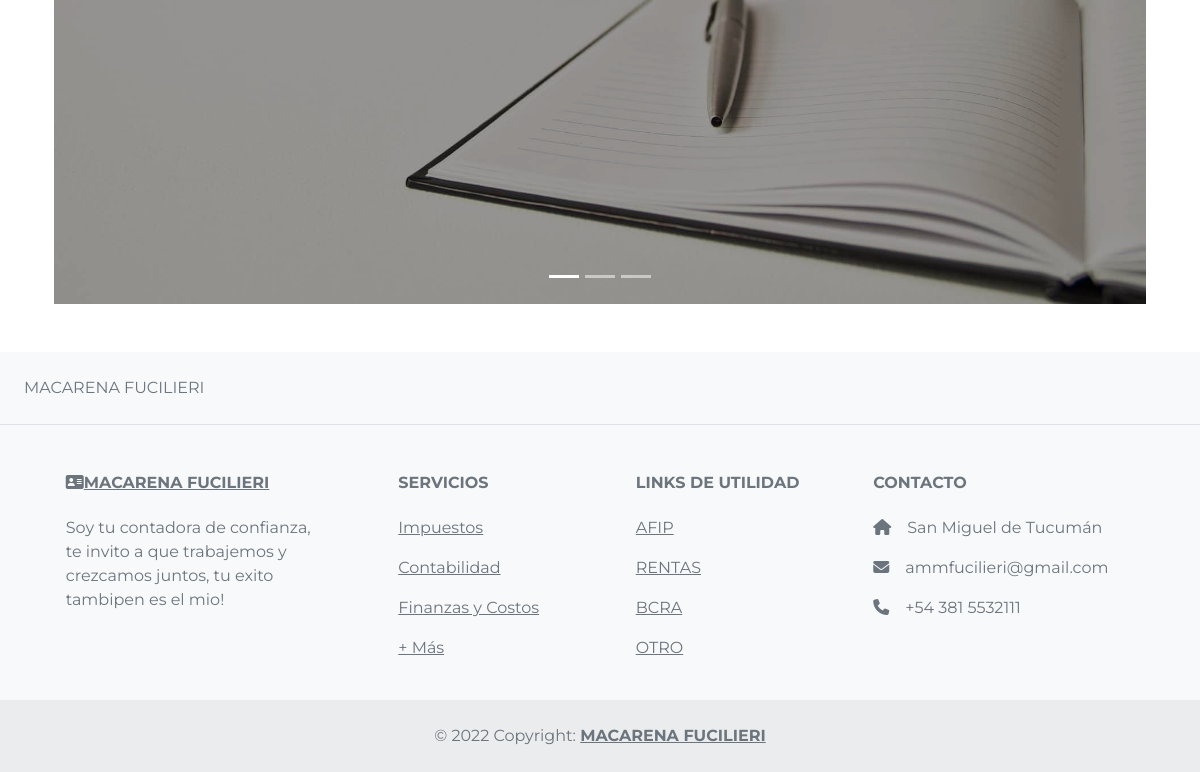
/servicios/ (lower part), run on an earlier commit of the app's database.
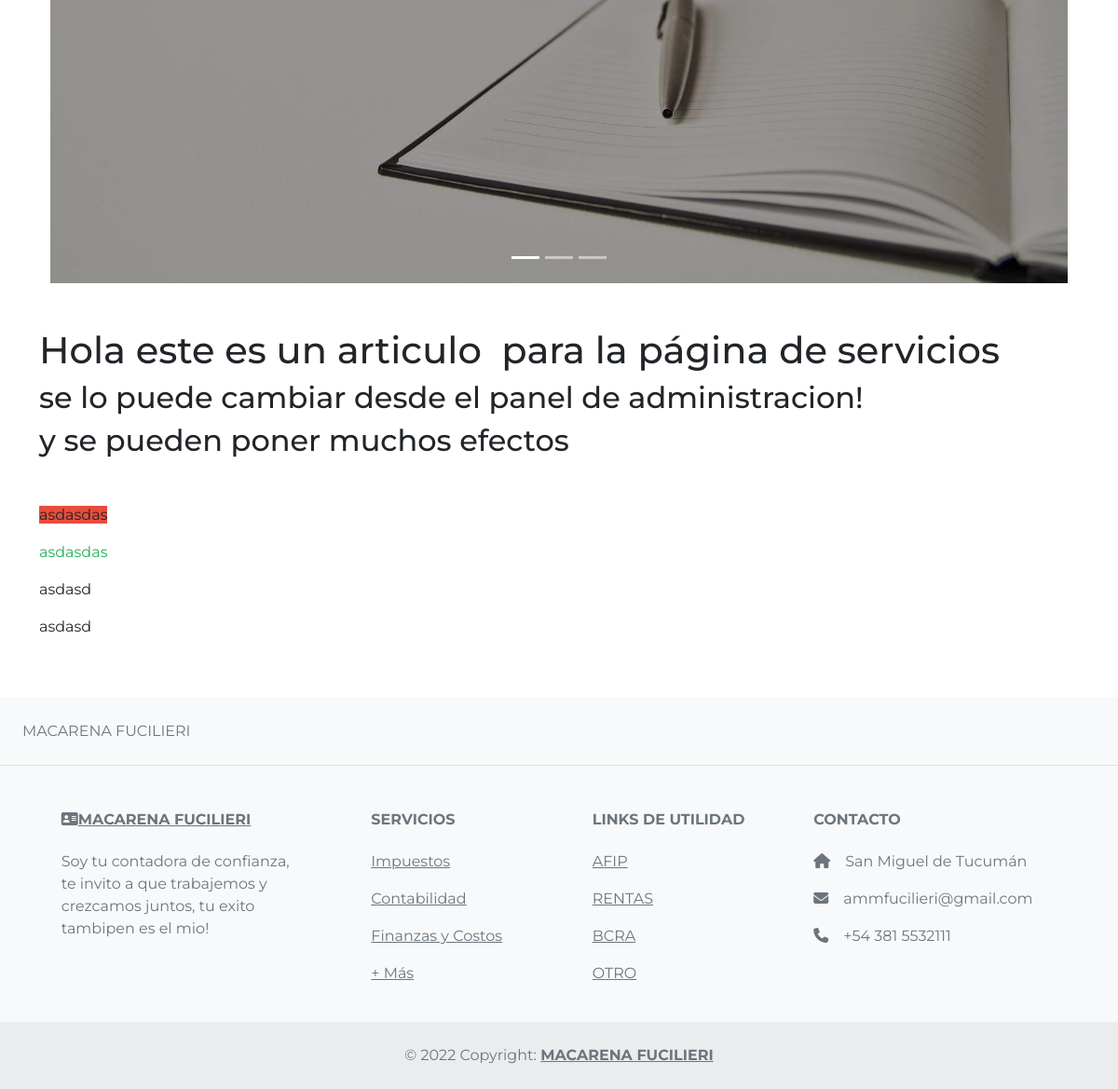
And on a later commit of the database.
### core/models.py (models this page shows, shortened)
class Home(models.Model):
    nombre_tema = models.CharField(max_length=200)
    selecionado = UniqueBooleanField()
    mostrar_dolar = models.BooleanField(default=True)
    titulo_principal = models.CharField(max_length=200)
    imagen_1 = models.ImageField(upload_to='images-home')
    imagen_2 = models.ImageField(upload_to='images-home')
    imagen_Servicios = models.ImageField(upload_to='images-home')
    titulo1 = models.CharField(max_length=200)
    texto1 = models.TextField()
    titulo2 = models.CharField(max_length=200)
    texto2 = models.TextField()
    servicio_1=models.CharField(max_length=50)
    servicio_2=models.CharField(max_length=50)
    servicio_3=models.CharField(max_length=50)
    servicio_4=models.CharField(max_length=50)
    articulo = RichTextField(blank=True,null=True)
    articulo_servicios = RichTextField(blank=True,null=True)
    articulo_sobre_mi = RichTextField(blank=True,null=True)
    class Meta:
        verbose_name = "Tema Home"
        verbose_name_plural = "Temas Home"

### core/views.py (the view)
# urls.py: path('servicios/',homeViews.serviciosView,name='servicios'),
def serviciosView(request):
    context = {}
    servicios = Servicio.objects.all()
    context["servicios"] = servicios
    context["range_servicios"] = range(len(servicios))
    context['tema'] = Home.objects.get(selecionado=True)
    return render(request,'Servicio_detail.html',context=context)

### core/templatetags/core_extras.py (called while the page is built)
@register.simple_tag
def get_footer():
    if footer.objects.filter(selecionado=True).exists():
        footer_selected = footer.objects.get(selecionado=True)
        return footer_selected
    else:
        return None

### core/templates/Servicio_detail.html (shortened to what this page needs)
{% extends 'base.html' %}
{% load static %}
{% block content %}
<div class="container">
  {% if servicios %}
  <div id="carouselServicios" class="carousel slide carousel-fade" data-ride="carousel" >
    <div class="carousel-indicators">
        {% for i in range_servicios %}
          {% if i == 0%}
          <button type="button" data-bs-target="#carouselServicios" data-bs-slide-to="{{i}}" class="active" aria-current="true" aria-label="Slide {{i}}"></button>
          {% else %}
          <button type="button" data-bs-target="#carouselServicios" data-bs-slide-to="{{i}}" aria-label="Slide {{i}}"></button>
          {% endif %}
        {% endfor %}
    </div>
      <div class="carousel-inner container-fluid">
        {% for servicio in servicios %}
          {% if servicio == servicios|first %}
            <div class="carousel-item active">
              <img class="d-block w-100" src="{{servicio.image.url}}" alt="{{servicio.nombre}}">
              <div class="carousel-item-dark"></div>
              <div class="servicio carousel-caption d-flex flex-column justify-content-center h-100">
             </div>
            </div>
          {% endif %}
        {% endfor %}
      </div>
    <button class="carousel-control-prev" data-bs-target="#carouselServicios" type="button" data-bs-slide="prev">
    </button >
    <button class="carousel-control-next" data-bs-target="#carouselServicios" type="button" data-bs-slide="next">
    </button >
  </div>
  {% endif %}
  {% if tema %}
    {% if tema.articulo_servicios %}
      <div class="row mt-5">{{tema.articulo_servicios|safe}}</div>
    {% endif %}
  {% endif %}
</div>
{% endblock %}

What changed in the data, as far as the page shows it:
now on this page (row edited): Home: articulo_servicios "Hola este es un articulo para la página de servicios se lo puede cambiar desde el panel de administracion! y se pueden poner muchos efectos asdasdas asdasdas asdasd asdasd"
